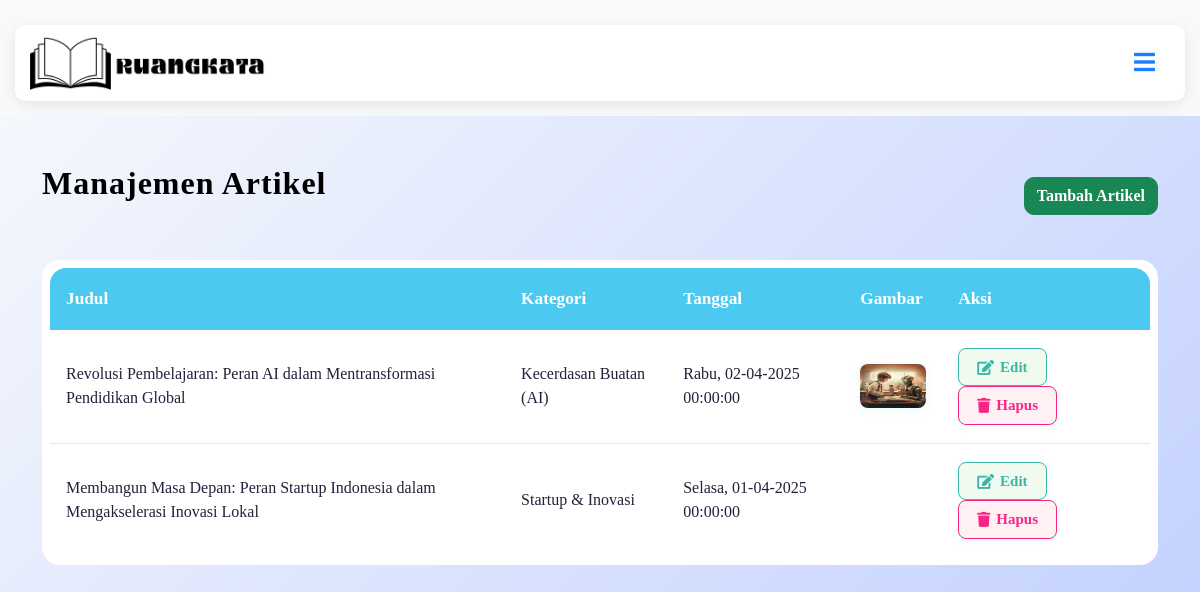
The page /article.php (signed in) on the database its author committed.
### tables this page shows
CREATE TABLE
  `article` (
    `id` int (11) NOT NULL,
    `date` datetime NOT NULL,
    `title` varchar(255) NOT NULL,
    `content` text NOT NULL,
    `picture` varchar(255) DEFAULT NULL
  );

### article.php (the view, shortened to what this page needs)
<?php
include 'db.php';
$artikel = null;
if (isset($_SESSION['user_id'])) {
    $user_id = intval($_SESSION['user_id']);
    $stmt_artikel = mysqli_prepare(
        $conn,
        "SELECT a.*, GROUP_CONCAT(c.name SEPARATOR ', ') AS category_name
         FROM article a
         JOIN article_author aa ON a.id = aa.article_id
         LEFT JOIN article_category ac ON a.id = ac.article_id
         LEFT JOIN category c ON ac.category_id = c.id
         WHERE aa.author_id = ?
         GROUP BY a.id
         ORDER BY a.date DESC"
    );
    mysqli_stmt_bind_param($stmt_artikel, "i", $user_id);
    mysqli_stmt_execute($stmt_artikel);
    $artikel = mysqli_stmt_get_result($stmt_artikel);
}
function indo_day($date)
{
    $namahari = date('l', strtotime($date));
    switch ($namahari) {
        case 'Tuesday':
            return 'Selasa';
        case 'Wednesday':
            return 'Rabu';
    }
}
?>
<!DOCTYPE html>
<html lang="en">
<head>
    <link href="css/bootstrap.min.css" rel="stylesheet">
    <link href="css/style.css" rel="stylesheet">
    <link rel="stylesheet" href="https://use.fontawesome.com/releases/v5.15.4/css/all.css" />
    <link href="https://cdn.jsdelivr.net/npm/bootstrap-icons@1.4.1/font/bootstrap-icons.css" rel="stylesheet">
</head>
<body>
    <div class="main-navbar-container">
        <div class="navbar-wrapper">
            <nav class="custom-navbar">
                <a href="index.php" class="navbar-brand-custom">
                    <img src="img/logo.png" alt="Ruang Kata" class="logo-navbar">
                </a>
                <button class="navbar-toggler-custom" type="button" aria-controls="navbarCollapse" aria-expanded="false" aria-label="Toggle navigation">
                    <span class="fa fa-bars text-primary"></span>
                </button>
            </nav>
        </div>
    </div>
    <div class="container py-5">
        <div class="d-flex justify-content-between align-items-center mb-4">
            <h2>Manajemen Artikel</h2>
            <button type="button" class="btn btn-success" data-bs-toggle="modal" data-bs-target="#modalTambahArtikel">
                Tambah Artikel
            </button>
        </div>
        <div class="article-card">
            <div class="article-card-body">
                <table class="article-table">
                    <thead>
                        <tr>
                            <th class="th-title">Judul</th>
                            <th class="th-category">Kategori</th>
                            <th class="th-date">Tanggal</th>
                            <th class="th-img">Gambar</th>
                            <th class="th-action">Aksi</th>
                        </tr>
                    </thead>
                    <tbody>
                        <?php while ($row = mysqli_fetch_assoc($artikel)): ?>
                            <tr>
                                <td class="td-title" title="<?php echo htmlspecialchars($row['title']); ?>">
                                    <?php echo htmlspecialchars($row['title']); ?>
                                </td>
                                <td class="td-category">
                                    <?php echo htmlspecialchars($row['category_name'] ?? '-'); ?>
                                </td>
                                <td class="td-date">
                                    <?php echo indo_day($row['date']) . ', ' . date('d-m-Y H:i:s', strtotime($row['date'])); ?>
                                </td>
                                <td class="td-img">
                                    <?php if ($row['picture']): ?>
                                        <img src="img/<?php echo htmlspecialchars($row['picture'] ?? 'default.jpg'); ?>" alt="" class="img-thumb">
                                    <?php endif; ?>
                                </td>
                                <td class="td-action">
                                    <a href="article.php?edit=<?php echo $row['id']; ?>" class="btn-action btn-edit"><i class="fas fa-edit"></i> Edit</a>
                                    <a href="article.php?delete=<?php echo $row['id']; ?>" class="btn-action btn-delete" onclick="return confirm('Hapus artikel ini?')"><i class="fas fa-trash"></i> Hapus</a>
                                </td>
                            </tr>
                        <?php endwhile; ?>
                    </tbody>
                </table>
            </div>
        </div>
    </div>
</body>
</html>

### css/style.css (style rules this page uses)
.btn { font-weight: 600; transition: 0.5s; }
:root { --primary-color: #19b3b3; --secondary-color: #0a7676; --light-bg: #f8f9fa; --white-color: #ffffff; --dark-text-color: #333; --border-color-subtle: rgba(0, 0, 0, 0.08); --shadow-light: rgba(0, 0, 0, 0.08); }
.main-navbar-container { width: 100%; background-color: var(--light-bg); padding: 15px 0; }
.navbar-wrapper { max-width: 1200px; margin: 0 auto; padding: 0 15px; }
.custom-navbar { display: flex; justify-content: space-between; align-items: center; background-color: var(--white-color); border-radius: 15px; box-shadow: 0 4px 15px var(--shadow-light); padding: 10px 25px; margin-top: 15px; position: relative; z-index: 1000; }
.navbar-brand-custom .logo-navbar { height: 55px; transition: transform 0.3s ease-in-out; }
.navbar-toggler-custom { display: none; background: none; border: none; cursor: pointer; padding: 10px 15px; font-size: 24px; color: var(--primary-color); }
@media (max-width: 1200px) { .custom-navbar { flex-wrap: wrap; padding: 10px 15px; border-radius: 10px; margin-top: 10px; } }
@media (max-width: 1200px) { .navbar-toggler-custom { display: block; order: 1; } }
@media (max-width: 1200px) { .navbar-brand-custom { margin-right: auto; } }
body { background: linear-gradient(135deg, #f8fafc 0%, #c3d1ff 100%); font-family: "Merriweather", "Times New Roman", Times, serif; color: #22223b; }
h2 { font-weight: 800; letter-spacing: 1px; color: #000000; font-family: "Merriweather", "Times New Roman", Times, serif; }
.logo-navbar { width: auto; height: 60px; object-fit: contain; display: block; }
.article-card { background: #ffffff; border-radius: 18px; padding: 0; margin: 32px 0; max-width: 100%; width: 100%; }
.article-card-body { padding: 8px 8px 8px 8px; }
.article-table { width: 100%; border-collapse: separate; border-spacing: 0; background: transparent; border-radius: 16px; overflow: hidden; font-size: 1rem; }
.article-table th, .article-table td { padding: 18px 16px; text-align: left; vertical-align: middle; }
.article-table th { background: #4cc9f0; color: #fff; font-weight: 700; border: none; font-size: 1.08rem; }
.article-table tr:not(:last-child) td { border-bottom: 1px solid #e0e7ff; }
.img-thumb { height: 44px; width: auto; border-radius: 8px; box-shadow: 0 2px 8px 0 rgba(56, 182, 168, 0.1); background: #f1f3f6; object-fit: cover; }
.btn-action { display: inline-flex; align-items: center; gap: 6px; padding: 7px 18px; border-radius: 8px; font-weight: 600; font-size: 15px; margin-right: 8px; text-decoration: none; border: none; cursor: pointer; transition: background 0.18s, color 0.18s, box-shadow 0.18s; box-shadow: 0 2px 8px 0 rgba(56, 182, 168, 0.06); }
.btn-edit { background: #f1faee; color: #38b6a8; border: 1.5px solid #38b6a8; }
.btn-delete { background: #fff0f3; color: #f72585; border: 1.5px solid #f72585; }
h2 { font-weight: 800; letter-spacing: 1px; color: #000000; margin-bottom: 0.8em; font-family: "Merriweather", "Times New Roman", Times, serif; }

### rows shown on the page
article: title "Revolusi Pembelajaran: Peran AI dalam Mentransformasi Pendidikan Global", category_name "Kecerdasan Buatan (AI)", date "Rabu", date "02-04-2025 00:00:00", picture (picture)
article: title "Membangun Masa Depan: Peran Startup Indonesia dalam Mengakselerasi Inovasi Lokal", category_name "Startup & Inovasi", date "Selasa", date "01-04-2025 00:00:00"
